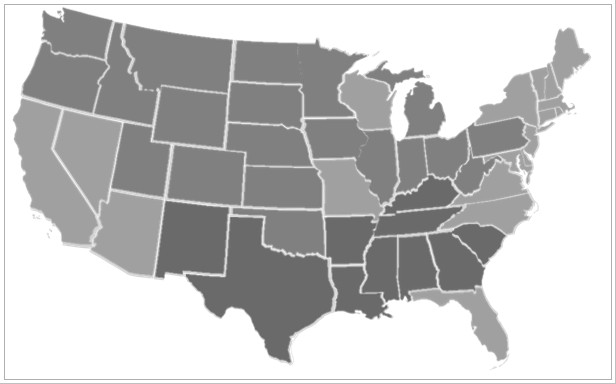
#> input picture Exercicios/T1-Colorizar/mapaEUA.jpg, 616 x 384 px
$ python colorir.py mapaEUA.jpg
#> lines starting #> are read from the running program, lines starting #| are printed output that depends on the picture
# Colorizador de imagens cinza
# by: Lucas Litter Mentz

import numpy as np
import cv2
from sys import exit,argv

def remap(c, omin, omax, nmin, nmax):
	nc = (c - omin) * (nmax - nmin) / (omax - omin) + nmin
	return nc

def clamp(v, vmin, vmax):
	if v < vmin:
		return vmin
	if v > vmax:
		return vmax
	return v

def diff(a, b):
	if a >= b:
		return a - b
	if a < b:
		return b - a

def colorir(c):
	r, g, b = 0, 0, 0
	margem = 12

	if diff(c, 106) < margem:
		r,g,b = 206,79,81
	if diff(c, 128) < margem:
		r,g,b = 80,136,186
	if diff(c, 160) < margem:
		r,g,b = 239,147,61

	if c > 173:
		r = remap(c, 173, 255, 180, 255)
		g = r
		b = r

	return (b,g,r)


if __name__ == '__main__':
	x, y, l = 10, 10, 0
	path = 'garbage'

	''' Ler variaveis da linha de comando '''
	if len(argv) >= 2:
		path = argv[1]
	else:
		print("Uso: python %s <caminho da imagem>\n"
			  "---- O programa gera um arquivo de saida "
			  "(cores_<caminho da imagem>.png) no diretorio atual."
			  % argv[0])
		exit(1)

	img = cv2.imread(path, 0)
#> img is the input picture: shape (384, 616); min 96, max 255, mean 194
	y, x = len(img), len(img[0])
#> y = 384; x = 616
	nimg = np.zeros((y,x,3), np.uint8)
	for i in xrange(1, y-1):
		for j in xrange(1, x-1):
			media = (img[i][j])
			nimg[i,j] = colorir(media)
#> this loop made 382 passes
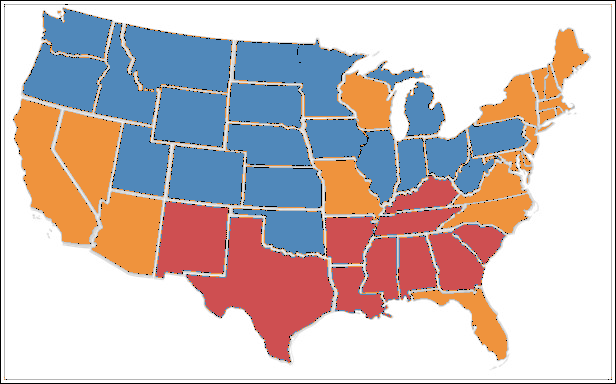
#> nimg: shape (384, 616, 3); mean of channels 0, 1, 2 188.2, 188.1, 201.7; drawn as B, G, R

	newPath = path.split('.')[0]
	cv2.imwrite('cores_' + newPath + '.png', nimg)
